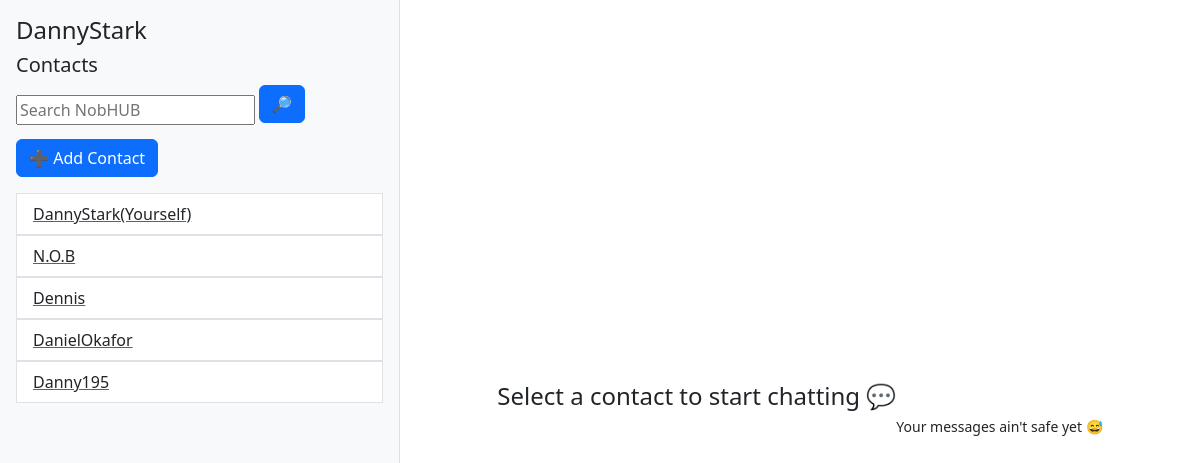
Screenshot of /home (signed in) with the database file from the repository.
### App/models.py (models this page shows)
class User(UserMixin, nob_db.Model):
    id = nob_db.Column(nob_db.Integer, primary_key=True)
    username = nob_db.Column(nob_db.String(20), nullable=False)
    user_number = nob_db.Column(nob_db.String(200), nullable=False)
    user_email = nob_db.Column(nob_db.String(100), nullable=False)
    user_password_hash = nob_db.Column(nob_db.String(200), nullable=False)
    user_image_path =  nob_db.Column(nob_db.String(200), nullable=False)
    user_contacts = nob_db.relationship('Contacts', backref='owner_user', lazy=True, primaryjoin="User.id==Contacts.user_id", overlaps="actual_contact_user") # A two way relationship between the user and their contacts and messages
    user_messages_sent = nob_db.relationship('Messages', backref='sender_user', lazy=True, primaryjoin="User.id==Messages.user_id", overlaps="user_messages_received")
    user_messages_received = nob_db.relationship('Messages',backref='recipient_user',lazy=True,primaryjoin="User.id == Messages.contact_id", overlaps="user_messages_sent")

class Contacts(nob_db.Model):
    id = nob_db.Column(nob_db.Integer, primary_key=True)
    user_id = nob_db.Column(nob_db.Integer, nob_db.ForeignKey('user.id'), nullable=False)
    contact_id = nob_db.Column(nob_db.Integer, nob_db.ForeignKey('user.id'), nullable=False)  # <-- Add this
    contact_name = nob_db.Column(nob_db.String(20), nullable=False)
    contact_number = nob_db.Column(nob_db.String(200), nullable=False)
    contact_image_path =  nob_db.Column(nob_db.String(200), nullable=False)
    actual_contact_user = nob_db.relationship('User', primaryjoin="Contacts.contact_id==User.id", lazy=True, overlaps= "user_contacts, user_messages_sent, user_messages_received")

### App/routes.py (the view, shortened to what this page needs)
@routes.route('/home', methods=["GET", "POST"])
@login_required
def home():
    contacts = Contacts.query.filter_by(user_id=current_user.id).all()
    print(contacts)
    contact_yourself_exists = Contacts.query.filter_by(user_id=current_user.id, contact_id=current_user.id).first()
    nob_ai = User.query.filter_by(username='N.O.B').first()
    dennis_ai = User.query.filter_by(username='Dennis').first()
    contact_nob_exists = None
    if nob_ai:
        contact_nob_exists = Contacts.query.filter_by(user_id=current_user.id, contact_id=nob_ai.id).first()
    contact_dennis_exists = None
    if dennis_ai:
        contact_dennis_exists = Contacts.query.filter_by(user_id=current_user.id, contact_id=dennis_ai.id).first()
    contacts = Contacts.query.filter_by(user_id=current_user.id).all()
    return render_template('home.html', contacts=contacts, user=current_user)

### App/templates/home.html (shortened to what this page needs)
{% extends 'base.html' %}
{% block body %}
<div class="container-fluid">
  <div class="row vh-100">
    <div class="col-md-4 bg-light border-end p-3">
      <h4>{{ user.username }}</h4>
      <h5>Contacts</h5>
       <div class="search-container">
        <form action="/search" method="GET" class="search-form">
            <input type="text" name="search" id="search" placeholder="Search NobHUB" >
            <button type="submit" class="btn btn-primary mb-3">🔎</button>
        </form>
    </div>
      <button class="btn btn-primary mb-3">➕ Add Contact</button>
      <ul class="list-group">
         {% for contact in contacts%}
        <a href="/chat/{{ contact.id }}"><li class="list-group-item">{{contact.contact_name}}</li></a>
        {% endfor %}
      </ul>
    </div>
    <div class="col-md-8 d-flex justify-content-center align-items-center">
      <h4>Select a contact to start chatting 💬</h4>
      <h6>
         <br>
         <br>
         <br>
         <br>
        <p><small>Your messages ain't safe yet 😅</small></p>
        </h6>
    </div>
  </div>
</div>
{% endblock %}

### rows the page displays
User: username "DannyStark"
Contacts: contact_name "DannyStark(Yourself)"
Contacts: contact_name "N.O.B"
Contacts: contact_name "Dennis"
Contacts: contact_name "DanielOkafor"
Contacts: contact_name "Danny195"
